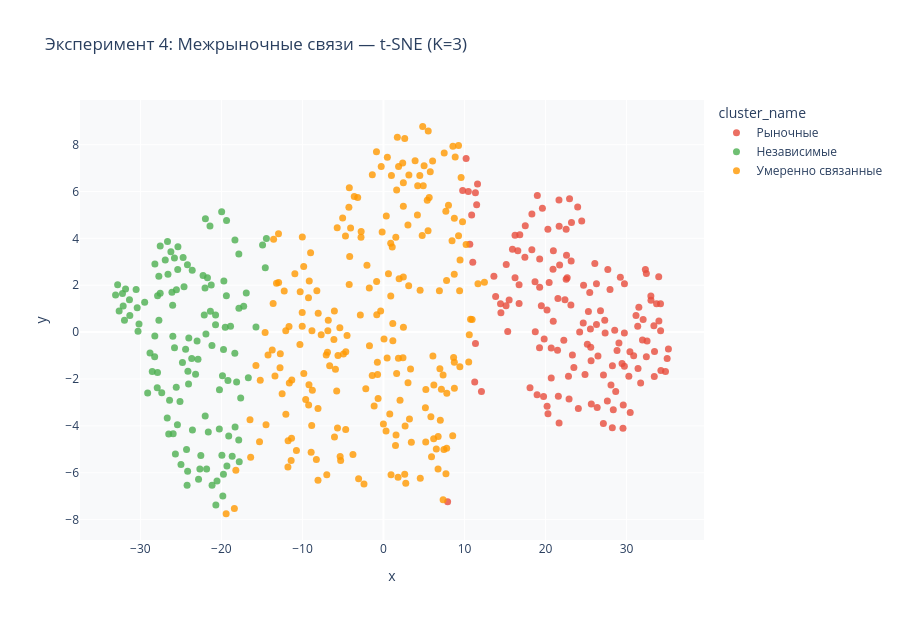

Notebook source saved alongside this figure:
### Markdown cell above
## 11. Силуэтный анализ и t-SNE

### Code cell
sil_samples = silhouette_samples(X_scaled, labels_km)
sil_avg     = silhouette_score(X_scaled, labels_km)

fig, ax = plt.subplots(figsize=(10, 6))
y_lower = 10
for i in range(K_FINAL):
    cs      = np.sort(sil_samples[labels_km==i])
    y_upper = y_lower + len(cs)
    ax.fill_betweenx(np.arange(y_lower, y_upper), 0, cs,
                     alpha=0.75, color=CLUSTER_NAMES[i][1])
    ax.text(-0.07, y_lower+len(cs)/2,
            f'{CLUSTER_NAMES[i][0]}\n({len(cs)})',
            fontsize=8, ha='right', va='center')
    y_lower = y_upper + 10
ax.axvline(sil_avg, color='red', linestyle='--',
           label=f'Среднее: {sil_avg:.3f}')
ax.set_xlabel('Силуэтный коэффициент')
ax.set_title(f'{EXP_NAME} — Силуэтный анализ',
             fontsize=12, fontweight='bold')
ax.set_xlim(-0.3, 1.0)
ax.legend()
plt.tight_layout()
plt.savefig(f'{SAVE_PREFIX}_silhouette.png', dpi=150, bbox_inches='tight')
plt.show()
print(f"Silhouette: {sil_avg:.3f}")

print("Вычисляем t-SNE...")
coords = TSNE(n_components=2, perplexity=40, random_state=42,
              learning_rate='auto', max_iter=1500).fit_transform(X_scaled)

tsne_df = pd.DataFrame({
    'x': coords[:,0], 'y': coords[:,1],
    'ticker'         : X_raw.index,
    'cluster_name'   : [CLUSTER_NAMES[c][0] for c in labels_km],
    'sector'         : X_result['sector'].values,
    'corr_sp500'     : X_raw['corr_sp500'].round(3).values,
    'corr_calm'      : X_raw['corr_calm'].round(3).values,
    'tail_dependence': X_raw['tail_dependence'].round(3).values,
    'uncertainty'    : uncert_idx,
})
color_map = {CLUSTER_NAMES[c][0]: CLUSTER_NAMES[c][1]
             for c in range(K_FINAL)}
fig = px.scatter(
    tsne_df, x='x', y='y', color='cluster_name',
    color_discrete_map=color_map, hover_name='ticker',
    hover_data=['sector','corr_sp500','corr_calm',
                'tail_dependence','uncertainty'],
    title=f'{EXP_NAME} — t-SNE (K={K_FINAL})',
    width=900, height=620
)
fig.update_traces(marker=dict(size=7, opacity=0.8))
fig.update_layout(plot_bgcolor='#f8f9fa')
fig.write_html(f'{SAVE_PREFIX}_tsne.html')
fig.show()

### Figure 1 — Plotly figure (JSON) as saved in the notebook; plotly's stock layout.template omitted (floating-point values rounded to 4 significant figures; data arrays with more than 128 entries replaced by an {"elided": "..."} marker saying what was removed)
{"data": [{"customdata": {"elided": "146x5 mixed values"}, "hovertemplate": "<b>%{hovertext}</b><br><br>cluster_name=Рыночные<br>x=%{x}<br>y=%{y}<br>sector=%{customdata[0]}<br>corr_sp500=%{customdata[1]}<br>corr_calm=%{customdata[2]}<br>tail_dependence=%{customdata[3]}<br>uncertainty=%{customdata[4]}<extra></extra>", "hovertext": {"elided": "146 str values"}, "legendgroup": "Рыночные", "marker": {"color": "#e74c3c", "opacity": 0.8, "size": 7, "symbol": "circle"}, "mode": "markers", "name": "Рыночные", "orientation": "v", "showlegend": true, "type": "scatter", "x": {"elided": "146 float values"}, "xaxis": "x", "y": {"elided": "146 float values"}, "yaxis": "y"}, {"customdata": {"elided": "120x5 mixed values"}, "hovertemplate": "<b>%{hovertext}</b><br><br>cluster_name=Независимые<br>x=%{x}<br>y=%{y}<br>sector=%{customdata[0]}<br>corr_sp500=%{customdata[1]}<br>corr_calm=%{customdata[2]}<br>tail_dependence=%{customdata[3]}<br>uncertainty=%{customdata[4]}<extra></extra>", "hovertext": ["ABBV", "AEE", "AEP", "AMT", "APA", "ATO", "AWK", "LNT", "MO", "T", "AXON", "BALL", "BAX", "BDX", "BG", "BIIB", "BMY", "CAH", "CBOE", "CF", "CHRW", "CHTR", "CNC", "CNP", "COR", "CPB", "CVNA", "CAG", "CCI", "CHD", "CI", "CL", "CLX", "CME", "CMS", "CTRA", "CVS", "DVA", "DXCM", "ED", "D", "DG", "DLR", "DLTR", "DPZ", "DTE", "DUK", "EA", "EIX", "EOG", "EQT", "ERIE", "ES", "ETR", "EVRG", "EXR", "FANG", "SATS", "FE", "FOXA", "FSLR", "GEN", "GILD", "GIS", "GL", "HII", "HOLX", "HRL", "HSY", "HUM", "INCY", "JNJ", "KDP", "KHC", "KMB", "KR", "LHX", "LLY", "LMT", "PODD", "MCK", "MKC", "MOS", "MRK", "MRNA", "NEE", "NEM", "NI", "NOC", "NRG", "OXY", "TAP", "DGX", "PCG", "PFE", "PG", "PGR", "PM", "PNW", "PSA", "PSKY", "REGN", "SBAC", "SJM", "SMCI", "SO", "TGT", "TKO", "TPL", "TTWO", "TSN", "VST", "VTR", "VTRS", "VZ", "WBD", "WEC", "WMT", "WST", "XEL"], "legendgroup": "Независимые", "marker": {"color": "#4CAF50", "opacity": 0.8, "size": 7, "symbol": "circle"}, "mode": "markers", "name": "Независимые", "orientation": "v", "showlegend": true, "type": "scatter", "x": [-23.67, -24.99, -26.69, -20.55, -22.12, -16.93, -18.67, -24.31, -23.0, -22.0, -19.39, -16.68, -20.73, -21.91, -19.74, -26.0, -28.22, -20.24, -29.1, -21.98, -23.6, -19.53, -24.06, -20.69, -18.13, -32.62, -22.26, -31.35, -19.75, -30.17, -19.1, -23.58, -32.21, -17.8, -26.5, -28.21, -25.58, -25.39, -26.6, -28.24, -25.43, -30.4, -14.45, -26.11, -29.47, -19.83, -22.66, -19.37, -19.32, -19.7, -30.53, -27.88, -25.95, -24.17, -24.23, -18.88, -21.72, -25.37, -18.31, -19.19, -26.24, -24.73, -25.56, -31.97, -20.26, -17.85, -17.86, -31.3, -26.4, -24.02, -26.02, -21.62, -24.81, -24.14, -28.81, -32.81, -17.84, -27.72, -21.17, -26.93, -19.87, -27.92, -18.33, -24.42, -33.06, -22.82, -31.83, -21.15, -27.72, -14.92, -21.36, -20.72, -25.11, -30.29, -27.89, -19.94, -23.19, -17.62, -22.54, -18.34, -24.62, -26.65, -17.25, -32.13, -27.56, -21.83, -22.89, -25.8, -27.56, -19.97, -25.79, -21.41, -14.59, -21.26, -28.54, -24.19, -27.37, -22.02, -15.73, -25.68], "xaxis": "x", "y": [-1.121, -5.653, -3.665, -6.348, 0.7281, 1.665, -5.301, -5.004, -0.3782, -3.579, 1.552, -1.951, 0.3166, -0.07521, -0.744, -0.1709, -0.1693, -2.455, -2.602, 4.834, 2.639, 0.2121, -2.219, -7.376, -2.132, 0.9, 2.42, 1.38, -6.063, 0.3498, -4.436, -4.178, 1.644, -5.532, -4.347, 2.903, -2.352, 2.669, 2.471, -1.05, -3.951, 1.044, 3.998, 1.701, 1.277, -6.993, -5.842, 4.765, -5.718, 2.179, 1.824, 1.552, -4.341, -5.939, -6.529, 0.2534, 2.319, 3.647, -4.047, -2.062, 3.434, 3.182, 1.811, 0.5058, -4.135, 3.334, -4.598, 0.7086, -2.904, -0.2477, 1.142, -4.265, -1.293, -1.672, -0.8856, 2.024, 1.016, 2.384, -0.5715, 3.079, -1.859, -2.378, 3.928, -0.7299, 1.585, -6.278, 1.837, -6.53, 0.5063, 3.715, 0.8862, 0.7352, -2.966, 0.03729, -1.726, -5.251, -1.794, -2.812, -5.259, -0.9044, 1.933, 3.868, 1.1, 1.119, 3.672, -5.838, -1.153, 3.162, 1.664, 5.136, -0.6705, 4.53, 2.749, 2.015, -1.681, 2.876, -2.584, 1.88, 0.2146, -5.204], "yaxis": "y"}, {"customdata": {"elided": "215x5 mixed values"}, "hovertemplate": "<b>%{hovertext}</b><br><br>cluster_name=Умеренно связанные<br>x=%{x}<br>y=%{y}<br>sector=%{customdata[0]}<br>corr_sp500=%{customdata[1]}<br>corr_calm=%{customdata[2]}<br>tail_dependence=%{customdata[3]}<br>uncertainty=%{customdata[4]}<extra></extra>", "hovertext": {"elided": "215 str values"}, "legendgroup": "Умеренно связанные", "marker": {"color": "#FF9800", "opacity": 0.8, "size": 7, "symbol": "circle"}, "mode": "markers", "name": "Умеренно связанные", "orientation": "v", "showlegend": true, "type": "scatter", "x": {"elided": "215 float values"}, "xaxis": "x", "y": {"elided": "215 float values"}, "yaxis": "y"}], "layout": {"height": 620, "legend": {"title": {"text": "cluster_name"}, "tracegroupgap": 0}, "plot_bgcolor": "#f8f9fa", "title": {"text": "Эксперимент 4: Межрыночные связи — t-SNE (K=3)"}, "width": 900, "xaxis": {"anchor": "y", "domain": [0, 1], "title": {"text": "x"}}, "yaxis": {"anchor": "x", "domain": [0, 1], "title": {"text": "y"}}}}
